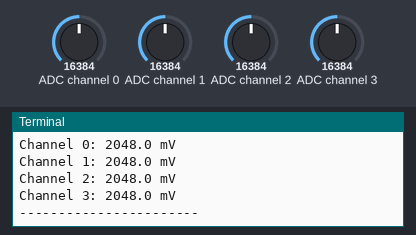
Bench run of a program on a simulated Raspberry Pi (BCM pin numbers). Shown: the last lines printed to the terminal. Inputs (shaded band) come from the test bench; at power-on: ADC channel 0 = 16384, ADC channel 1 = 16384, ADC channel 2 = 16384, ADC channel 3 = 16384 (analog values on the 0–32767 scale).

Above: at 1.2 s.
1.3 s: ADC channel 0 set to 22936
2.8 s: ADC channel 1 set to 22936
4.3 s: ADC channel 2 set to 22936
At 4.8 s:
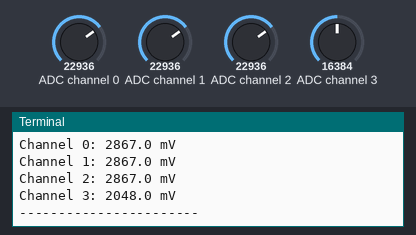
5.8 s: ADC channel 3 set to 22936
At 6.4 s:
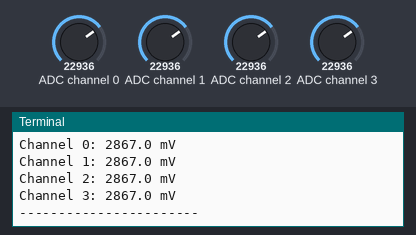
7.3 s: ADC channel 0 set to 31783
8.8 s: ADC channel 1 set to 31783
Timing chart, 0 to 11.3 s (numbered marks = the images above; inputs shaded):
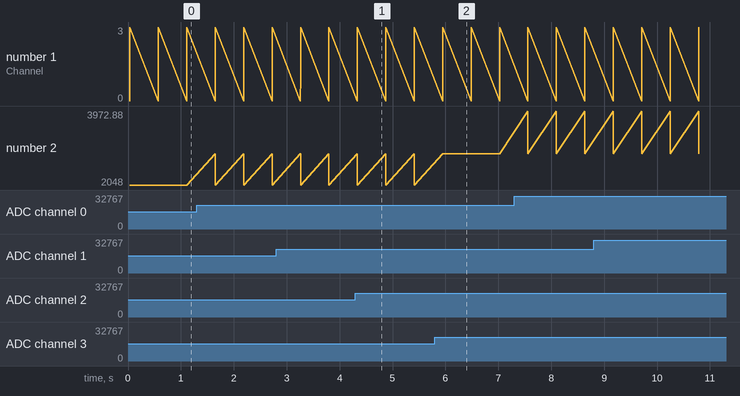

Measured:
- after the input at 4.3 s, the terminal: prints a new line at once (image 1)
- after the input at 5.8 s, the terminal: prints a new line after 0.15 s (image 2)

The program:

KY-018pi.py
```python
from Adafruit_ADS1x15 import ADS1x15
from time import sleep
import time, signal, sys, os
import RPi.GPIO as GPIO

GPIO.setmode(GPIO.BCM)
GPIO.setwarnings(False)

retraso = 0.5
ADS1115 = 0x01 # 16-bit
gain = 4096 # +/- 4.096V
sps = 64
adc_channel_0 = 0    # Channel 0
adc_channel_1 = 1    # Channel 1
adc_channel_2 = 2    # Channel 2
adc_channel_3 = 3    # Channel 3
adc = ADS1x15(ic=ADS1115)

try:
    while True:
        adc0 = adc.readADCSingleEnded(adc_channel_0,gain, sps)
        adc1 = adc.readADCSingleEnded(adc_channel_1,gain, sps)
        adc2 = adc.readADCSingleEnded(adc_channel_2,gain, sps)
        adc3 = adc.readADCSingleEnded(adc_channel_3,gain, sps)
        print("Channel 0:", adc0, "mV ")
        print("Channel 1:", adc1, "mV ")
        print("Channel 2:", adc2, "mV ")
        print("Channel 3:", adc3, "mV ")
        print("-----------------------")
        time.sleep(retraso)

except KeyboardInterrupt:
    GPIO.cleanup()
```
